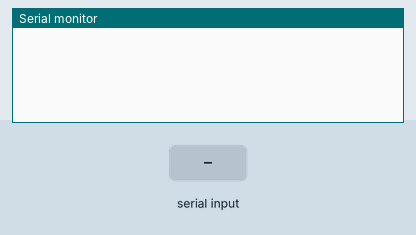
A sketch run on a simulated Arduino Uno, built with avr-gcc and run on an emulated ATmega328P. On the bench: the last lines printed to the serial monitor. Inputs (shaded band) come from the test bench.

Above: at 1.2 s.
1.3 s: "90,45\n" received over Serial
At 1.6 s:
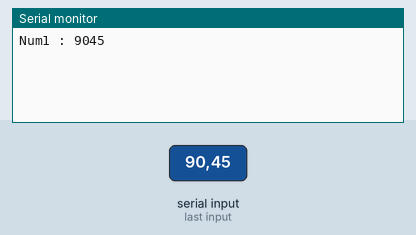
2.8 s: "30,150\n" received over Serial
At 4.1 s:
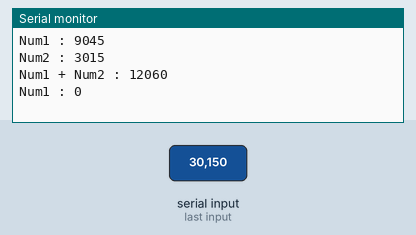

The sketch:

assignment_2.ino
```cpp
void setup() {
  Serial.begin(9600);
}
int getNum(){
  int sign = 1;
  int res=0;
  int count=0;
  char c=' ';
  do{
    while(!Serial.available());
     c  =Serial.read();
     if(c=='\n'&&count>0){
      break;
     }else if(c=='-'&&count==0){
      sign=-1;
      continue;
    }else if(c<='9'&&c>='0'){
    res= (res*10)+(c-'0');
    }else{
      continue;
    }

    count++;
  }while(count<4);
    return res*sign;
  }

void loop() {
  int num1=0,num2=0;
  num1= getNum();
  Serial.print("Num1 : ");
  Serial.println(num1);
  num2= getNum();
  Serial.print("Num2 : ");
  Serial.println(num2);
  Serial.print("Num1 + Num2 : ");
  Serial.println((num1+num2));
}
```

Measured:
- after the input at 1.3 s, the serial monitor: prints a new line at once (image 1)
- after the input at 2.8 s, the serial monitor: prints a new line at once (image 2)
